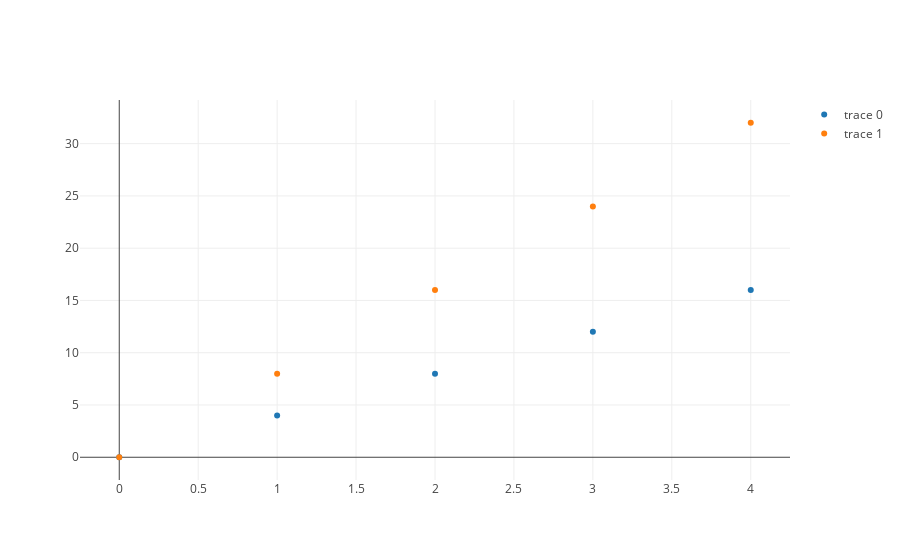

The notebook cell saved with this chart:
### Code cell
first_trace =  {'x': [0, 1, 2, 3, 4], 'y': [0, 4, 8, 12, 16], 'mode': 'markers'}
second_trace =  {'x': [0, 1, 2, 3, 4], 'y': [0, 8, 16, 24, 32], 'mode': 'markers'}
iplot([
   first_trace, second_trace
])

### Figure 1 — Plotly figure (JSON) as saved in the notebook; plotly's stock layout.template omitted (floating-point values rounded to 4 significant figures)
{"data": [{"mode": "markers", "type": "scatter", "uid": "78d2d93d-764d-42fe-8b3b-cd95feac6133", "x": [0, 1, 2, 3, 4], "y": [0, 4, 8, 12, 16]}, {"mode": "markers", "type": "scatter", "uid": "e12bf3bd-66c4-433f-9330-a05587479b45", "x": [0, 1, 2, 3, 4], "y": [0, 8, 16, 24, 32]}], "layout": {}}
